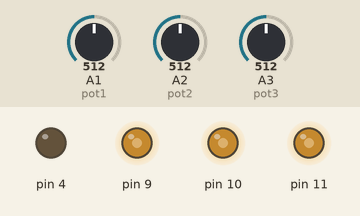
Simulated run of this sketch. Board: Arduino Uno, built with avr-gcc and run on an emulated ATmega328P. Parts: output pins drawn as LEDs (lit = HIGH). The inputs (shaded band) are chosen by the test bench; at power-on: A1 (pot1) = 512, A2 (pot2) = 512, A3 (pot3) = 512.

Above: at 1.2 s.
1.3 s: A1 (pot1) set to 716
At 1.6 s:
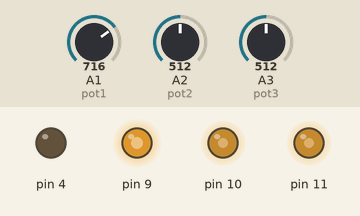
2.8 s: A2 (pot2) set to 716
At 4.0 s:
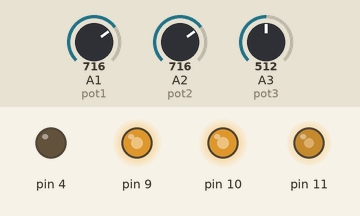
4.3 s: A3 (pot3) set to 716
At 5.1 s:
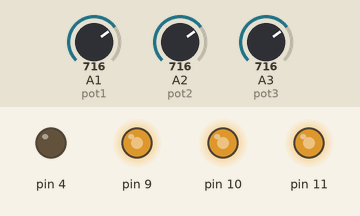
5.8 s: A1 (pot1) set to 900
At 6.2 s:
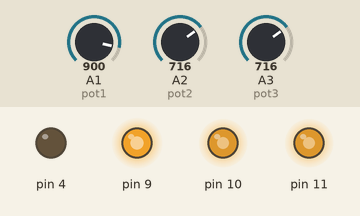
7.3 s: A2 (pot2) set to 900
At 8.5 s:
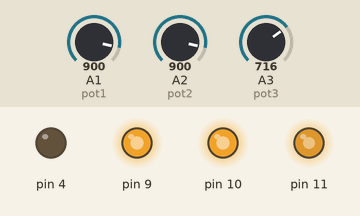
8.8 s: A3 (pot3) set to 900
At 9.7 s:
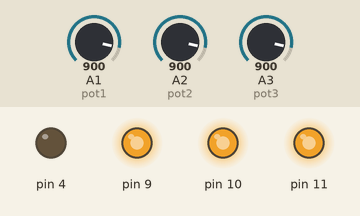
Timing chart, 0 to 11.3 s (numbered marks = the images above; inputs shaded):
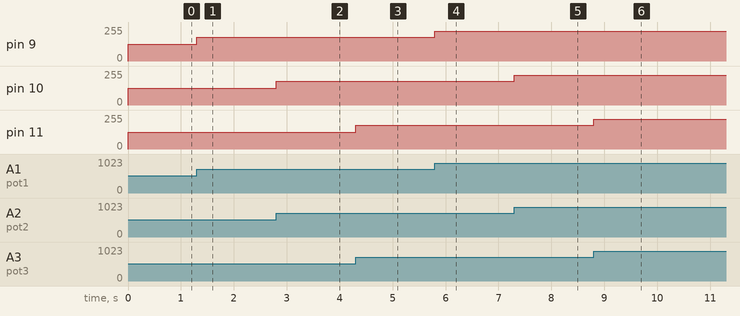

The sketch:

lab3.ino
```cpp
int R = 2 ;
int G = 3 ;
int B = 4 ;
int pot1 = 1 ;
int pot2 = 2 ;
int pot3 = 3 ;
int RV, GV, BV;


void setup() {
  pinMode(2, OUTPUT);
  pinMode(3, OUTPUT);
  pinMode(4 , OUTPUT);
  pinMode(pot1, INPUT);
  pinMode(pot2, INPUT);
  pinMode(pot3, INPUT);

}

void loop() {
  RV = map(analogRead(pot1), 0, 1023, 0, 255);
  GV = map(analogRead(pot2), 0, 1023, 0, 255);
  BV = map(analogRead(pot3), 0, 1023, 0, 255);
  analogWrite(9, RV);
  analogWrite(10, GV);
  analogWrite(11, BV);

}
```

Measured:
- after the input at 1.3 s, pin 9: 127/255 → 178/255 at once
- after the input at 2.8 s, pin 10: 127/255 → 178/255 at once
- after the input at 4.3 s, pin 11: 127/255 → 178/255 at once
- after the input at 5.8 s, pin 9: 178/255 → 224/255 at once
- after the input at 7.3 s, pin 10: 178/255 → 224/255 at once
- after the input at 8.8 s, pin 11: 178/255 → 224/255 at once
